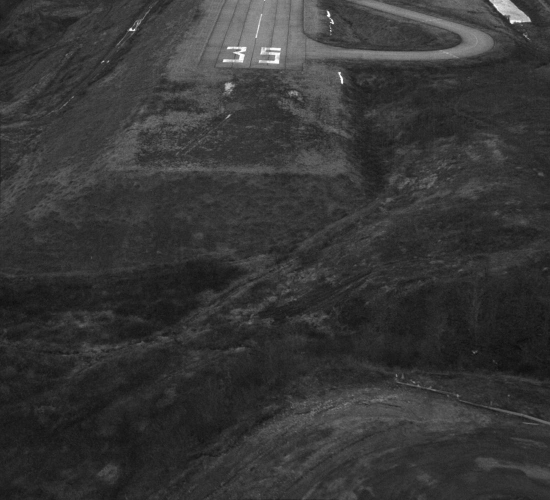
%> input picture tdvuong/data/landing/frame0193_crop.jpg, 1100 x 1000 px, given in place of frame0020.jpg, which was not available (shown at 1/2 size)
$ octave mb_demo.m   (GNU Octave 9; MATLAB toolbox functions it lacks are replaced by stand-ins)
%> lines starting %> are read from the running program, lines starting %| are printed output that depends on the picture; pictures that were not available may be replaced by others from this repository, and a replacement may not be noted
### tdvuong/Object_tracking-master/initAffineMBTracker.m
function [affineMBContext] = initAffineMBTracker(img, rect)
% img is a greyscale image with a bouunding box rect
% affineMBContext is a Matlab structure that contains the Jacobian of the
% affine warp with respect to the 6 affine warp parameters and the inverse
% of the approximated Hessian matrix (J and H^-1)

x = rect(1); y = rect(2); w = rect(3); h = rect(4);
t = y; l = x; b = y+h-1; r = x+w-1;

% dWdp = @(x,y) [x,0,y,0,1,0; 0,x,0,y,0,1];

% Jacobian -> evaluated at W(x;0)
T = double(img(t:b,l:r));

% Gradient of template - dT
[dTx,dTy] = gradient(T);
dTx = dTx(:); % m by 1
dTy = dTy(:); % m by 1

[xs,ys] = meshgrid(t:b,l:r);
xs = xs(:); % m by 1
ys = ys(:); % m by 1

J = [xs.*dTx, xs.*dTy, ys.*dTx, ys.*dTy, dTx, dTy]; % m by 6

% Hessian -> sum(dT*dW/dp)^2
H = J'*J; % 6 by 6

affineMBContext = struct('J',J,'invH',H^(-1));

end

### tdvuong/Object_tracking-master/affineMBTracker.m
function [W_out] = affineMBTracker(img, tmp, rect, W_in, context)
% img is a geyscale image
% tmp is the template image
% rect is the bounding box
% W_in is the previous frame
% context is the precomputed J and H^-1 matrices
%
% W_out should be 3 by 3 that contains the new affine warp matrix updated so
% that it aligns the CURRENT frame with the TEMPLATE

[m0,n0] = size(img);
%[m1,n1] = size(img);

x = rect(1); y = rect(2); w = rect(3); h = rect(4);
t = y; l = x; b = y+h-1; r = x+w-1;

% dWdp = @(x,y) [x,0,y,0,1,0; 0,x,0,y,0,1];

J0 = context.J;
invH0 = context.invH;

maxIter = 30;
iter = 0;
dp = 100*ones(6,1);
thresh = 1.6;
patience_thresh = 0.05*thresh;

W = W_in;

%for i = 1:maxIter
while (norm(dp) > thresh) && (iter < maxIter)
    dp_prev = dp;
    % Warp image - I(W(x;p))
    warpedI = warpH(img,W,[m0,n0],0);

    % Compute error image - [T(x)-I(W(x;p))]^2
    I = double(warpedI(t:b,l:r));
    T = double(tmp);
    E = (I-T); % w by h

    % Compute - dp
    dp = invH0*J0'*E(:); % 6 by 6 * 6 by m * m by 1

    % Update parameters - W(x;p) = W(x;p) * inv(W(x;dp))
    Wdp = Warp_with(dp);
    W = W*inv(Wdp);

    if norm(dp-dp_prev) > patience_thresh
        iter = 0;
    end

    iter = iter+1;
    fprintf('iter# %d\n',iter);
end

W_out = W;
end

### tdvuong/Object_tracking-master/warpH.m
function warp_im = warpH(im, H, out_size,fill_value)
% warpH projective image warping
%   warp_im=warpA(im, A, out_size)
%   Warps a size (w,h,channels) image im using the  (3,3) homography H
%   producing an (out_size(1),out_size(2)) output image warp_im
%
%   The pixels of warp_im are sampled at (x,y) coordinates
%   (1,1)-(out_size(2),out_size(1))
%
%   The coordinates of the pixels in the source image
%   are taken to be  $(1,1)-(size(im,2), size(im,1)) and
%   are transformed according to:
%   warped_coords := H*source_coords
%
%   warp_im=warpA(im, A, out_size,fill_value)
%   Uses fill_value (scalar) to paint empty regions.


if ~exist('fill_value', 'var') || isempty(fill_value)
    fill_value = 0;
end

tform = maketform( 'projective', H');
warp_im = imtransform( im, tform, 'bilinear', 'XData', [1 out_size(2)], 'YData', [1 out_size(1)], 'Size', out_size(1:2), 'FillValues', fill_value*ones(size(im,3),1));

### tdvuong/Object_tracking-master/Warp_with.m
function [out] = Warp_with(p)
% Helping function
% Calculate warping matrix W given parameters p
% assume affine transformation
out = [1+p(1), p(3), p(5);
       p(2), 1+p(4), p(6);
       0,      0,    1];

end

### tdvuong/Object_tracking-master/mb_demo.m
cx = 230;
cy = 192;
w = 213;
h = 177;
l = cx-floor(w/2);
t = cy-floor(h/2);
tracker = [l t w h];

video = VideoWriter('../results/car_mb_2.avi');
open(video);

% Initialize the tracker
figure;

% TODO run the Matthew-Baker alignment in both landing and car sequences
prev_frame = imread('../data/car/frame0020.jpg');
%> prev_frame is the input picture: size 1000x1100 uint8; min 8, max 255, mean 54.2
template = prev_frame(t:(t+h-1),l:(l+w-1));   % TODO
Win = Warp_with(zeros(6,1));        % TODO

context = initAffineMBTracker(prev_frame, tracker);
%> in initAffineMBTracker, `[dTx,dTy] = gradient(T);`:
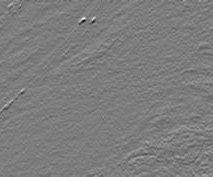
%> dTy: size 177x213 double; min -69.5, max 72, mean 0; drawn with min black and max white
%> in initAffineMBTracker, `H = J'*J;`: H = [2.39e+10 6.25e+09 2.59e+10 7414410759 112570537.2 33016754.5; 6.25e+09 3.31e+10 7414410759 3.55e+10 33016754.5 154236227; 2.59e+10 7414410759 3.23e+10 1.02e+10 131286528.5 42332224; 7414410759 3.55e+10 1.02e+10 4.37e+10 42332224 177105791; 112570537.2 33016754.5 131286528.5 42332224 571338.8 187669; 33016754.5 154236227 42332224 177105791 187669 769282]

% Start tracking
new_tracker = tracker;
for i = 21:280
    imgdir = sprintf('../data/car/frame%04d.jpg', i);
    if (~exist(imgdir,'file'))
        continue;
    end
    im = imread(imgdir);
    Wout = affineMBTracker(im, template, tracker, Win, context);

    new_c = Wout*[cx;cy;1];
    new_tracker = [round(new_c(1)-floor(w/2)), round(new_c(2)-floor(h/2)), w, h]; % TODO calculate the new bounding rectangle

    clf;
    hold on;
    imshow(im);
    rectangle('Position', new_tracker, 'EdgeColor', [1 1 0]);
    title(num2str(i));
    drawnow;

    F = getframe;
    writeVideo(video,F);

    prev_frame = new_frame;
    tracker = new_tracker;
end
close(video);

%%
%------------------------------------------------------------------------
cx = 501;
cy = 112;
w = 201;%181;
h = 101;%107;
l = cx-floor(w/2);
t = cy-floor(h/2);
tracker = [l t w h];         % TODO Pick a bounding box in the format [x y w h]

video = VideoWriter('../results/landing_mb_3.avi');
open(video);

% Initialize the tracker
figure;

% TODO run the Matthew-Baker alignment in both landing and car sequences
prev_frame = imread('../data/landing/frame0190_crop.jpg');
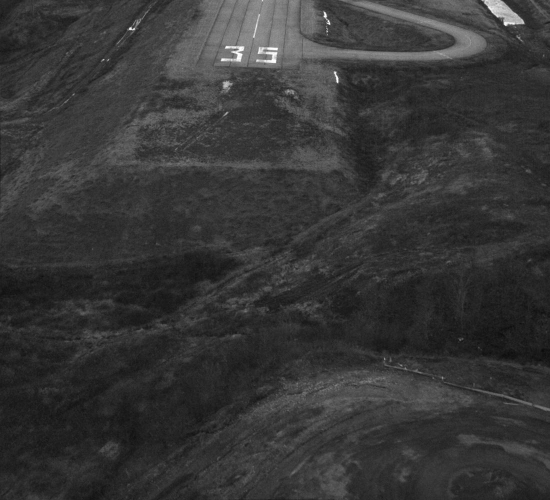
%> input picture tdvuong/data/landing/frame0190_crop.jpg, 1100 x 1000 px (shown at 1/2 size)
%> prev_frame is the input picture: size 1000x1100 uint8; min 8, max 255, mean 54.4
template = prev_frame(t:(t+h-1),l:(l+w-1));   % TODO
%> template: size 101x201 uint8
Win = Warp_with(zeros(6,1));        % TODO

context = initAffineMBTracker(prev_frame, tracker);
%> call 2 of initAffineMBTracker, with rect = [401 62 201 101]
%> in initAffineMBTracker (call 2), `[dTx,dTy] = gradient(T);`:
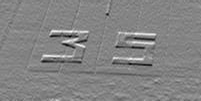
%> dTy: size 101x201 double; min -75, max 69, mean -0.5; drawn with min black and max white
%> in initAffineMBTracker (call 2), `H = J'*J;`: H = [1.38e+10 1.07e+09 5.93e+10 5.33e+09 117469021.8 10291212.8; 1.07e+09 2.48e+10 5.33e+09 1.06e+11 10291212.8 213763643.8; 5.93e+10 5.33e+09 2.7e+11 27486002820 526184492.2 52586632; 5.33e+09 1.06e+11 27486002820 4.83e+11 52586632 952251270; 117469021.8 10291212.8 526184492.2 52586632 1039178.8 101810.5; 10291212.8 213763643.8 52586632 952251270 101810.5 1903772.2]

% Start tracking
new_tracker = tracker;
for i = 191:308
    imgdir = sprintf('../data/landing/frame%04d_crop.jpg', i);
    if (~exist(imgdir,'file'))
        continue;
    end
    im = imread(imgdir);
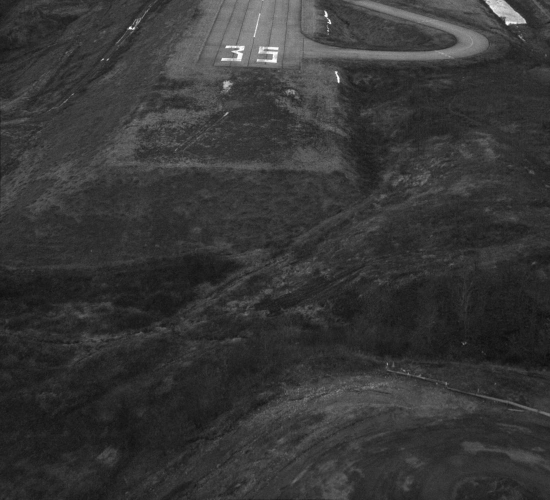
%> input picture tdvuong/data/landing/frame0191_crop.jpg, 1100 x 1000 px (shown at 1/2 size)
%> im is the input picture: size 1000x1100 uint8; min 9, max 255, mean 54.3
    Wout = affineMBTracker(im, template, tracker, Win, context);
%> in affineMBTracker, `invH0 = context.invH;`: invH0 = [2e-09 -1.29e-10 1.03e-10 -1.88e-11 -2.79e-07 2.51e-08; -1.29e-10 1.35e-09 -2.32e-11 1.47e-10 2.76e-08 -2.26e-07; 1.03e-10 -2.32e-11 2.88e-10 -1.71e-11 -1.57e-07 1.11e-08; -1.88e-11 1.47e-10 -1.71e-11 1.66e-10 1.07e-08 -9.96e-08; -2.79e-07 2.76e-08 -1.57e-07 1.07e-08 0.000112 -8.6e-06; 2.51e-08 -2.26e-07 1.11e-08 -9.96e-08 -8.6e-06 7.57e-05]
%> the loop in affineMBTracker, `while (norm(dp) > thresh) && (iter < maxIter)` made 1 pass
%> (dp, Wdp, W) on pass 1: ([-0.0094; -0.00166; -0.000488; -0.000175; 0.51; 1.02], [0.991 -0.000488 0.51; -0.00166 1 1.02; 0 0 1], [1.01 0.000492 -0.516; 0.00167 1 -1.02; 0 0 1])
%> pass 1, in affineMBTracker, `I = double(warpedI(t:b,l:r));`:
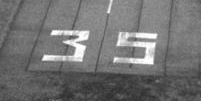
%> I: size 101x201 double; min 45, max 255, mean 115.1
%> pass 1, in affineMBTracker, `E = (I-T);`:
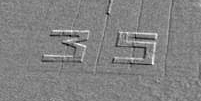
%> E: size 101x201 double; min -105, max 100, mean -0.2; drawn with min black and max white
%> after the loop in affineMBTracker, `while (norm(dp) > thresh) && (iter < maxIter)`: iter = 1
%> in affineMBTracker, `W_out = W;`: W_out = [1.01 0.000492 -0.516; 0.00167 1 -1.02; 0 0 1]
%> Wout = [1.01 0.000492 -0.516; 0.00167 1 -1.02; 0 0 1]

    new_c = Wout*[cx;cy;1];
%> new_c = [505.3; 111.8; 1]
    new_tracker = [round(new_c(1)-floor(w/2)), round(new_c(2)-floor(h/2)), w, h]; % TODO calculate the new bounding rectangle
%> new_tracker = [405 62 201 101]

    clf;
    hold on;
    imshow(im);
    rectangle('Position', new_tracker, 'EdgeColor', [1 1 0]);
        title(num2str(i));
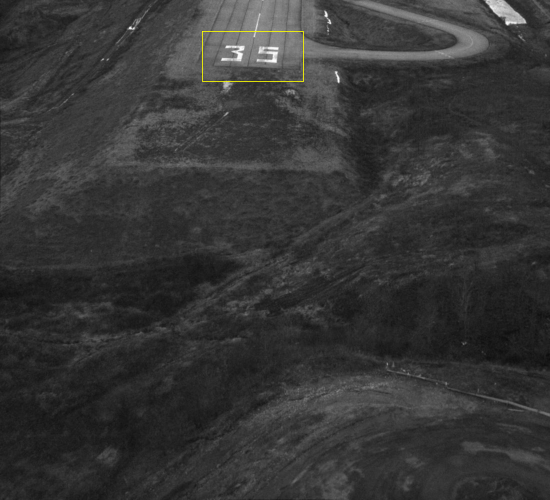
%> figure redrawn from the program's plot data; shown at 1/2 size; its title reads '191'
    drawnow;

    F = getframe;
    writeVideo(video,F);

%> (the run ends here)
